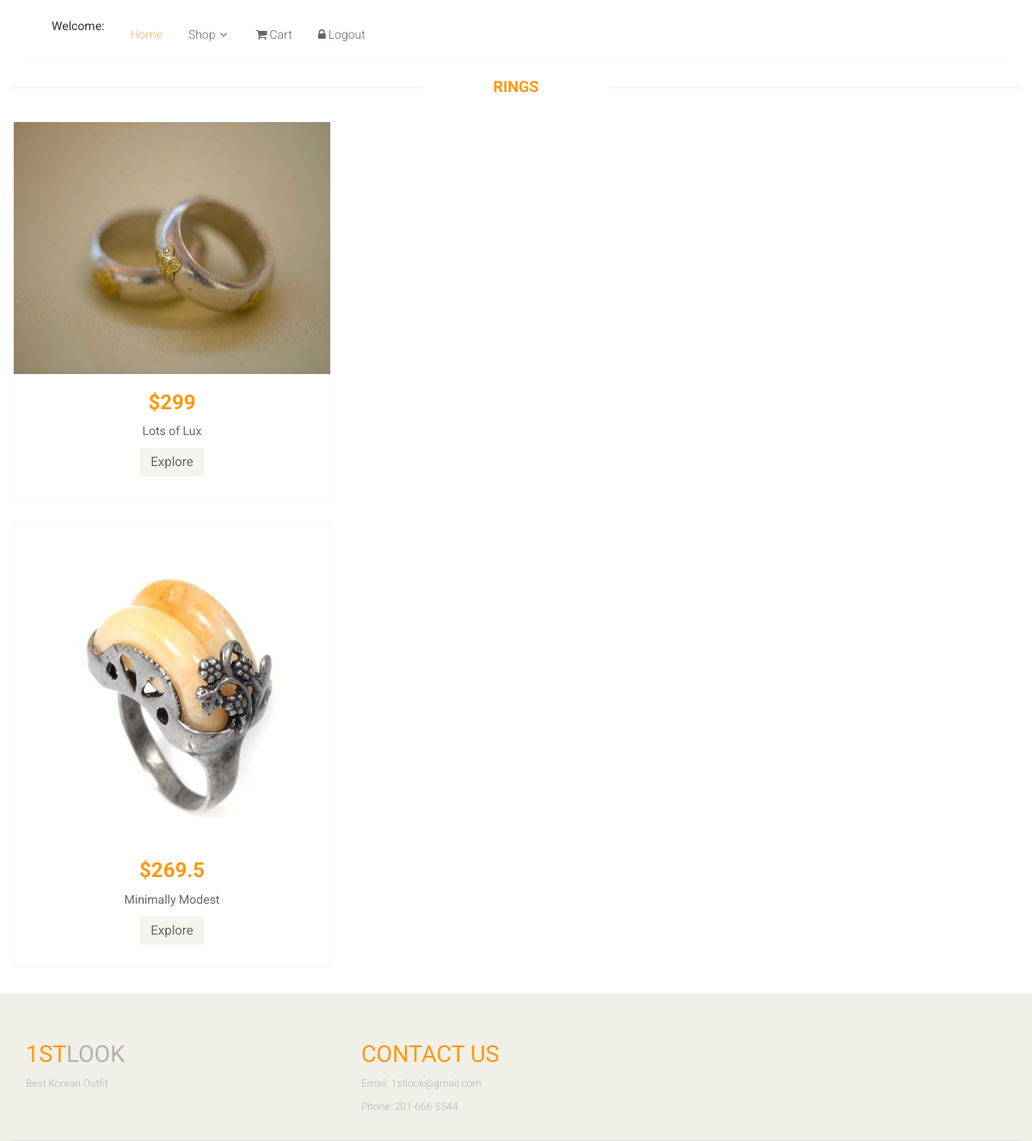
The app's page /5ring.php with its own data.
### tables this page shows
CREATE TABLE `products` (
  `Pid` int(10) NOT NULL,
  `Pname` varchar(250) NOT NULL,
  `Pprice` float NOT NULL,
  `quantity` int(15) NOT NULL,
  `image` varchar(250) NOT NULL,
  `category` int(15) NOT NULL
);

### 5ring.php (the view, shortened to what this page needs)
<?php
	$link = connect();
	$sql = "SELECT * FROM products";
	$result= mysqli_query($link,$sql);
			if(mysqli_num_rows($result) > 0){
?>
<!DOCTYPE html>
<html lang="en">
<head>
    <link href="css/bootstrap.min.css" rel="stylesheet">
    <link href="css/font-awesome.min.css" rel="stylesheet">
    <link href="css/prettyPhoto.css" rel="stylesheet">
    <link href="css/price-range.css" rel="stylesheet">
    <link href="css/animate.css" rel="stylesheet">
	<link href="css/main.css" rel="stylesheet">
	<link href="css/responsive.css" rel="stylesheet">
</head>
    <body>
    <header id="header">
		<div class="header-middle">
			<div class="container">
				<div class="row" >
					<div class="col-sm-8">
						<div class="shop-menu pull-left">
							<ul class="nav navbar-nav">
							    <li><?php echo "Welcome: ", $_SESSION['firstname'] ?></li>
								<li><a href="home1.php" class="active">Home</a></li>
                                <li class="dropdown"><a href="#">Shop<i class="fa fa-angle-down"></i></a>
                                </li>
								<li><a href="cart.php"><i class="fa fa-shopping-cart"></i>Cart</a></li>
								<li><a href="logout.php"><i class="fa fa-lock"></i>Logout</a>
								</li>
							</ul>
						</div>
					</div>
				</div>
			</div>
		</div>
	</header>
    <h2 class="title text-center"><br>Rings</h2>
      <form action = "" method = "POST">
<?php
			  while($row=mysqli_fetch_assoc($result)){
			   $Pname = $row['Pname'];
			   $Pprice = $row['Pprice'];
			   $image = $row['image'];
			   $category = $row['category'];
			  if($category == 5){
?>
		<div class="features_items">
              <div class="col-sm-4" >
							<div class="product-image-wrapper">
								<div class="single-products">
									<div class="productinfo text-center">
										<img src = "img/<?php echo $image?>">
										<h2>$<?php echo $Pprice?></h2>
										<p><?php echo $Pname?></p>
										<a href="Explore.php?add= <?php echo $row['Pid']; ?>"class="btn btn-default add-to-cart">Explore</a>
									</div>
		                            	<div class="product-overlay">
										<div class="overlay-content">
										</div>
									</div>
								</div>
							</div>
						</div>
              </div>
           <?php
			  }
			  }
           ?>
        </form>
	<footer id="footer">
		<div class="footer-top">
			<div class="container">
				<div class="row">
					<div class="col-sm-2">
						<div class="companyinfo">
							<h2><span>1ST</span>LOOK</h2>
							<p>Best Korean Outfit</p>
						</div>
					</div>
					<div class="col-sm-2">
					</div>
						<div class="col-sm-2">
						<div class="companyinfo">
							<h2><span>Contact Us</span></h2>
							<p>Email: 1stlook@gmail.com</p>
							<p>Phone: 201-666-5544</p>
						</div>
					</div>
						<div class="col-sm-2">
					</div>
					<div class="col-sm-3">
						<div class="address">
						</div>
					</div>
				</div>
			</div>
		</div>
	</footer>
    </body>
</html>
<?php
		}
		else{
				echo "Can't find another products. Try later.";
				}
?>

### css/main.css (style rules this page uses)
body { font-family: 'Roboto', sans-serif; background:; position: relative; font-weight:400px; }
ul li { list-style: none; }
a { -webkit-transition: 300ms; -moz-transition: 300ms; -o-transition: 300ms; transition: 300ms; }
h1, h2, h3, h4, h5, h6 { font-family: 'Roboto', sans-serif; }
.header-middle .container .row { border-bottom: 1px solid #f5f5f5; margin-left: 0; margin-right: 0; padding-bottom: 20px; padding-top: 20px; }
.header-middle .container .row .col-sm-8 { padding-right:0; }
.shop-menu ul li { display:inline-block; padding-left: 15px; padding-right: 15px; }
.shop-menu ul li:last-child { padding-right: 0; }
.shop-menu ul li a { color: #696763; font-family: 'Roboto', sans-serif; font-size: 14px; font-weight: 300; padding:0; padding-right: 0; margin-top: 10px; }
.shop-menu ul li a i { margin-right:3px; }
.mainmenu ul li a:hover, .mainmenu ul li a.active, .shop-menu ul li a.active { background:none; color:#fdb45e; }
.fa-angle-down { padding-left: 5px; }
#footer { background: #F0F0E9; }
.footer-top .container { border-bottom: 1px solid #E0E0DA; padding-bottom: 20px; }
.companyinfo { margin-top: 57px; }
.companyinfo h2 { color: #B4B1AB; font-family: abel; font-size: 27px; text-transform: uppercase; }
.companyinfo h2 span { color:#FE980F; }
.companyinfo p { color: #B3B3AD; font-family: 'Roboto', sans-serif; font-size: 12px; font-weight: 300; }
.footer-top .col-sm-3 { overflow: hidden; }
.address { margin-top: 30px; position: relative; overflow: hidden; }
.left-sidebar h2:after, h2.title:after { content: " "; position: absolute; border: 1px solid #f5f5f5; bottom:8px; left: 0; width: 100%; height: 0; z-index: -2; }
h2.title:before { content: " "; position: absolute; background: #fff; bottom: -6px; width: 220px; height: 30px; z-index: -1; left: 50%; margin-left: -110px; }
.features_items { overflow:hidden; }
h2.title { color: #FE980F; font-family: 'Roboto', sans-serif; font-size: 18px; font-weight: 700; margin: 0 15px; text-transform: uppercase; margin-bottom: 30px; position: relative; }
.product-image-wrapper { border:1px solid #F7F7F5; overflow: hidden; margin-bottom:30px; }
.single-products { position: relative; }
.productinfo h2 { color: #FE980F; font-family: 'Roboto', sans-serif; font-size: 24px; font-weight: 700; }
.productinfo p { font-family: 'Roboto', sans-serif; font-size: 14px; font-weight: 400; color: #696763; }
.productinfo img { width: 100%; }
.productinfo { position:relative; }
.product-overlay { background:#FE980F; top: 0; display: none; height: 0; position: absolute; transition: height 500ms ease 0s; width: 100%; display: block; opacity:; }
.product-overlay .overlay-content { bottom: 0; position: absolute; bottom: 0; text-align: center; width: 100%; }
.add-to-cart { background:#F5F5ED; border: 0 none; border-radius: 0; color: #696763; font-family: 'Roboto', sans-serif; font-size: 15px; margin-bottom: 25px; }

### records on screen
products: image (picture), Pprice "299", Pname "Lots of Lux"
products: image (picture), Pprice "269.5", Pname "Minimally Modest"
